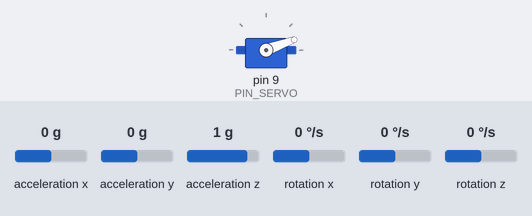
Bench run of a sketch on a simulated Arduino Uno, built with avr-gcc and run on an emulated ATmega328P. Shown: servo. Wiring (inferred from the names in the program): MPU-6050 motion sensor at I2C address 0x68. The inputs (shaded band) are chosen by the test bench; at power-on: acceleration y 0 g, acceleration x 0 g, acceleration z 1 g, rotation x 0 °/s, rotation y 0 °/s, rotation z 0 °/s. What the sketch prints to the serial monitor is not drawn.

Above: at 2.9 s.
3.0 s: acceleration y set to -1.4 g
At 5.1 s:
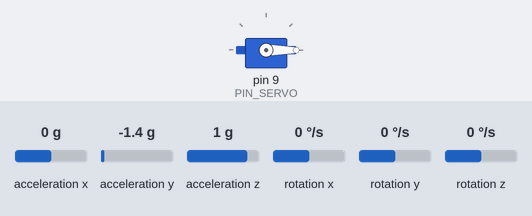
6.0 s: acceleration x set to -1.4 g
9.0 s: acceleration z set to -1.4 g
11.2 s: rotation x set to -192 °/s
Timing chart, 0 to 14.2 s (numbered marks = the images above; inputs shaded):
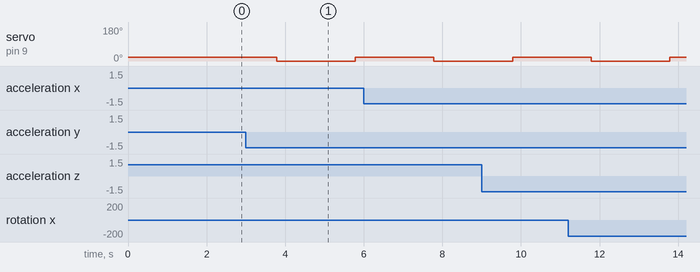

The sketch:

filtro_complementario_mpu6050_v2.ino
```cpp
/* Filtro complementario con MPU6050 y comunicacion binaria con MATLAB.
 * Trama: "abcd" + anguloFiltradoX + anguloGyroX + anguloAccX.
 * Son tres float en grados: 16 bytes por trama en total.
 */
#include <Wire.h>
#include <Servo.h>

Servo miServo;
const uint8_t PIN_SERVO = 9;
const uint8_t MPU_ADDR = 0x68;
const uint32_t SERIAL_BAUD = 115200;
const uint32_t I2C_CLOCK_HZ = 400000;
const uint32_t SAMPLE_PERIOD_US = 10000; // 100 Hz
const uint8_t TX_DECIMATION = 2;         // 50 tramas/s
const float ALPHA = 0.96;
const float SENS_ACC = 16384.0;          // LSB/g, rango +/-2 g
const float SENS_GYRO = 131.0;           // LSB/(grados/s), rango +/-250

int16_t accX_raw, accY_raw, accZ_raw;
int16_t gyroX_raw, gyroY_raw, gyroZ_raw;
float gyroX_offset = 0.0;
float anguloAccX = 0.0;
float anguloGyroX = 0.0;
float anguloFiltradoX = 0.0;
uint32_t tiempoAnteriorUs = 0;
uint32_t proximaMuestraUs = 0;
uint32_t ultimoCambioServoMs = 0;
uint8_t contadorTx = 0;
bool servoArriba = true;

void sendFloat(float value) {
  const byte *bytes = reinterpret_cast<const byte *>(&value);
  Serial.write(bytes, sizeof(value));
}

void sendBinaryFrame() {
  Serial.write("abcd", 4);
  sendFloat(anguloFiltradoX);
  sendFloat(anguloGyroX);
  sendFloat(anguloAccX);
}

void setup() {
  Serial.begin(SERIAL_BAUD);
  Wire.begin();
  Wire.setClock(I2C_CLOCK_HZ);
  miServo.attach(PIN_SERVO);
  miServo.write(20);

  Wire.beginTransmission(MPU_ADDR);
  Wire.write(0x6B); // PWR_MGMT_1
  Wire.write(0);    // Despertar sensor
  Wire.endTransmission(true);

  // No imprimir texto: MATLAB espera un flujo exclusivamente binario.
  calibrarGyro();

  const uint32_t ahoraUs = micros();
  tiempoAnteriorUs = ahoraUs;
  proximaMuestraUs = ahoraUs + SAMPLE_PERIOD_US;
  ultimoCambioServoMs = millis();
}

void loop() {
  // Alternar el servo sin bloquear el muestreo de la IMU.
  const uint32_t ahoraMs = millis();
  if ((uint32_t)(ahoraMs - ultimoCambioServoMs) >= 2000) {
    ultimoCambioServoMs += 2000;
    servoArriba = !servoArriba;
    miServo.write(servoArriba ? 20 : 0);
  }

  const uint32_t ahoraUs = micros();
  if ((int32_t)(ahoraUs - proximaMuestraUs) < 0) return;
  proximaMuestraUs += SAMPLE_PERIOD_US;
  while ((int32_t)(ahoraUs - proximaMuestraUs) >= 0) {
    proximaMuestraUs += SAMPLE_PERIOD_US;
  }

  leerSensores();
  const float dt = (ahoraUs - tiempoAnteriorUs) * 1.0e-6;
  tiempoAnteriorUs = ahoraUs;

  anguloAccX = atan2((float)accY_raw, sqrt(sq((float)accX_raw) + sq((float)accZ_raw)))* 180.0 / PI;
  const float gyroX_dps = (gyroX_raw / SENS_GYRO) - gyroX_offset;
  anguloGyroX += gyroX_dps * dt;
  anguloFiltradoX = ALPHA * (anguloFiltradoX + gyroX_dps * dt) + (1.0 - ALPHA) * anguloAccX;

  if (++contadorTx >= TX_DECIMATION) {
    contadorTx = 0;
    sendBinaryFrame();
  }
}

void leerSensores() {
  Wire.beginTransmission(MPU_ADDR);
  Wire.write(0x3B);
  if (Wire.endTransmission(false) != 0) return;
  if (Wire.requestFrom(MPU_ADDR, (uint8_t)14, (uint8_t)true) != 14) return;

  accX_raw = (int16_t)((Wire.read() << 8) | Wire.read());
  accY_raw = (int16_t)((Wire.read() << 8) | Wire.read());
  accZ_raw = (int16_t)((Wire.read() << 8) | Wire.read());
  Wire.read(); Wire.read(); // Temperatura
  gyroX_raw = (int16_t)((Wire.read() << 8) | Wire.read());
  gyroY_raw = (int16_t)((Wire.read() << 8) | Wire.read());
  gyroZ_raw = (int16_t)((Wire.read() << 8) | Wire.read());
}

void calibrarGyro() {
  int32_t sumaX = 0;
  const int muestras = 500;
  for (int i = 0; i < muestras; i++) {
    leerSensores();
    sumaX += gyroX_raw;
    delay(3);
  }
  gyroX_offset = (sumaX / (float)muestras) / SENS_GYRO;
}
```
